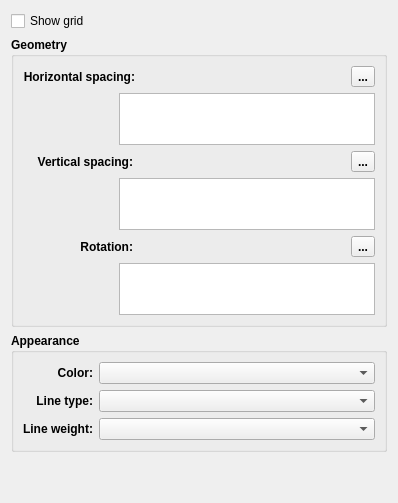
       <widget class="QWidget" name="grid_Page">
        <property name="sizePolicy">
         <sizepolicy hsizetype="Expanding" vsizetype="Preferred">
          <horstretch>0</horstretch>
          <verstretch>0</verstretch>
         </sizepolicy>
        </property>
        <layout class="QVBoxLayout" name="verticalLayout_Grid">
         <item>
          <widget class="QCheckBox" name="showGrid_CheckBox">
           <property name="text">
            <string>Show grid</string>
           </property>
           <property name="checked">
            <bool>false</bool>
           </property>
          </widget>
         </item>
         <item>
          <widget class="QGroupBox" name="gridGeometry_GroupBox">
           <property name="sizePolicy">
            <sizepolicy hsizetype="Expanding" vsizetype="Preferred">
             <horstretch>0</horstretch>
             <verstretch>0</verstretch>
            </sizepolicy>
           </property>
           <property name="font">
            <font>
             <pointsize>9</pointsize>
             <bold>true</bold>
            </font>
           </property>
           <property name="title">
            <string>Geometry</string>
           </property>
           <layout class="QVBoxLayout" name="verticalLayout_GridGeometry">
            <item>
             <layout class="QHBoxLayout" name="horizontalLayout_GridSpacingX">
              <item alignment="Qt::AlignLeft">
               <widget class="QLabel" name="gridSpacingX_Label">
                <property name="minimumSize">
                 <size>
                  <width>110</width>
                  <height>0</height>
                 </size>
                </property>
                <property name="text">
                 <string>Horizontal spacing:</string>
                </property>
                <property name="alignment">
                 <set>Qt::AlignRight|Qt::AlignTrailing|Qt::AlignVCenter</set>
                </property>
               </widget>
              </item>
              <item>
               <spacer name="horizontalSpacer_GridSpacingX">
                <property name="orientation">
                 <enum>Qt::Horizontal</enum>
                </property>
                <property name="sizeHint" stdset="0">
                 <size>
                  <width>40</width>
                  <height>20</height>
                 </size>
                </property>
               </spacer>
              </item>
              <item alignment="Qt::AlignRight">
               <widget class="QToolButton" name="gridSpacingX_PushButton">
                <property name="maximumSize">
                 <size>
                  <width>24</width>
                  <height>24</height>
                 </size>
                </property>
                <property name="toolTip">
                 <string>Formula wizard</string>
                </property>
                <property name="text">
                 <string notr="true">...</string>
                </property>
                <property name="icon">
                 <iconset resource="../../../../vmisc/share/resources/icon.qrc">
                  <normaloff>:/icon/24x24/fx.png</normaloff>:/icon/24x24/fx.png</iconset>
                </property>
                <property name="iconSize">
                 <size>
                  <width>24</width>
                  <height>24</height>
                 </size>
                </property>
               </widget>
              </item>
             </layout>
            </item>
            <item>
             <layout class="QFormLayout" name="formLayout_GridSpacingX">
              <item row="0" column="0">
               <spacer name="horizontalSpacer_GridSpacingX2">
                <property name="orientation">
                 <enum>Qt::Horizontal</enum>
                </property>
                <property name="sizeHint" stdset="0">
                 <size>
                  <width>90</width>
                  <height>20</height>
                 </size>
                </property>
               </spacer>
              </item>
              <item row="0" column="1">
               <widget class="QPlainTextEdit" name="gridSpacingXFormula_PlainTextEdit">
                <property name="maximumSize">
                 <size>
                  <width>16777215</width>
                  <height>52</height>
                 </size>
                </property>
                <property name="toolTip">
                 <string>Calculation</string>
                </property>
                <property name="frameShadow">
                 <enum>QFrame::Sunken</enum>
                </property>
                <property name="tabChangesFocus">
                 <bool>true</bool>
                </property>
               </widget>
              </item>
             </layout>
            </item>
            <item>
             <layout class="QHBoxLayout" name="horizontalLayout_GridSpacingY">
              <item alignment="Qt::AlignLeft">
               <widget class="QLabel" name="gridSpacingY_Label">
                <property name="minimumSize">
                 <size>
                  <width>110</width>
                  <height>0</height>
                 </size>
                </property>
                <property name="text">
                 <string>Vertical spacing:</string>
                </property>
                <property name="alignment">
                 <set>Qt::AlignRight|Qt::AlignTrailing|Qt::AlignVCenter</set>
                </property>
               </widget>
              </item>
              <item>
               <spacer name="horizontalSpacer_GridSpacingY">
                <property name="orientation">
                 <enum>Qt::Horizontal</enum>
                </property>
                <property name="sizeHint" stdset="0">
                 <size>
                  <width>40</width>
                  <height>20</height>
                 </size>
                </property>
               </spacer>
              </item>
              <item alignment="Qt::AlignRight">
               <widget class="QToolButton" name="gridSpacingY_PushButton">
                <property name="maximumSize">
                 <size>
                  <width>24</width>
                  <height>24</height>
                 </size>
                </property>
                <property name="toolTip">
                 <string>Formula wizard</string>
                </property>
                <property name="text">
                 <string notr="true">...</string>
                </property>
                <property name="icon">
                 <iconset resource="../../../../vmisc/share/resources/icon.qrc">
                  <normaloff>:/icon/24x24/fx.png</normaloff>:/icon/24x24/fx.png</iconset>
                </property>
                <property name="iconSize">
                 <size>
                  <width>24</width>
                  <height>24</height>
                 </size>
                </property>
               </widget>
              </item>
             </layout>
            </item>
            <item>
             <layout class="QFormLayout" name="formLayout_GridSpacingY">
              <item row="0" column="0">
               <spacer name="horizontalSpacer_GridSpacingY2">
                <property name="orientation">
                 <enum>Qt::Horizontal</enum>
                </property>
                <property name="sizeHint" stdset="0">
                 <size>
                  <width>90</width>
                  <height>20</height>
                 </size>
                </property>
               </spacer>
              </item>
              <item row="0" column="1">
               <widget class="QPlainTextEdit" name="gridSpacingYFormula_PlainTextEdit">
                <property name="maximumSize">
                 <size>
                  <width>16777215</width>
                  <height>52</height>
                 </size>
                </property>
                <property name="toolTip">
                 <string>Calculation</string>
                </property>
                <property name="frameShadow">
                 <enum>QFrame::Sunken</enum>
                </property>
                <property name="tabChangesFocus">
                 <bool>true</bool>
                </property>
               </widget>
              </item>
             </layout>
            </item>
            <item>
             <layout class="QHBoxLayout" name="horizontalLayout_GridRotation">
              <item alignment="Qt::AlignLeft">
               <widget class="QLabel" name="gridRotation_Label">
                <property name="minimumSize">
                 <size>
                  <width>110</width>
                  <height>0</height>
                 </size>
                </property>
                <property name="text">
                 <string>Rotation:</string>
                </property>
                <property name="alignment">
                 <set>Qt::AlignRight|Qt::AlignTrailing|Qt::AlignVCenter</set>
                </property>
               </widget>
              </item>
              <item>
               <spacer name="horizontalSpacer_GridRotation">
                <property name="orientation">
                 <enum>Qt::Horizontal</enum>
                </property>
                <property name="sizeHint" stdset="0">
                 <size>
                  <width>40</width>
                  <height>20</height>
                 </size>
                </property>
               </spacer>
              </item>
              <item alignment="Qt::AlignRight">
               <widget class="QToolButton" name="gridRotation_PushButton">
                <property name="maximumSize">
                 <size>
                  <width>24</width>
                  <height>24</height>
                 </size>
                </property>
                <property name="toolTip">
                 <string>Formula wizard</string>
                </property>
                <property name="text">
                 <string notr="true">...</string>
                </property>
                <property name="icon">
                 <iconset resource="../../../../vmisc/share/resources/icon.qrc">
                  <normaloff>:/icon/24x24/fx.png</normaloff>:/icon/24x24/fx.png</iconset>
                </property>
                <property name="iconSize">
                 <size>
                  <width>24</width>
                  <height>24</height>
                 </size>
                </property>
               </widget>
              </item>
             </layout>
            </item>
            <item>
             <layout class="QFormLayout" name="formLayout_GridRotation">
              <item row="0" column="0">
               <spacer name="horizontalSpacer_GridRotation2">
                <property name="orientation">
                 <enum>Qt::Horizontal</enum>
                </property>
                <property name="sizeHint" stdset="0">
                 <size>
                  <width>90</width>
                  <height>20</height>
                 </size>
                </property>
               </spacer>
              </item>
              <item row="0" column="1">
               <widget class="QPlainTextEdit" name="gridRotationFormula_PlainTextEdit">
                <property name="maximumSize">
                 <size>
                  <width>16777215</width>
                  <height>52</height>
                 </size>
                </property>
                <property name="toolTip">
                 <string>Calculation</string>
                </property>
                <property name="frameShadow">
                 <enum>QFrame::Sunken</enum>
                </property>
                <property name="tabChangesFocus">
                 <bool>true</bool>
                </property>
               </widget>
              </item>
             </layout>
            </item>
           </layout>
          </widget>
         </item>
         <item>
          <widget class="QGroupBox" name="gridAppearance_GroupBox">
           <property name="font">
            <font>
             <pointsize>9</pointsize>
             <bold>true</bold>
            </font>
           </property>
           <property name="title">
            <string>Appearance</string>
           </property>
           <layout class="QVBoxLayout" name="verticalLayout_GridAppearance">
            <item>
             <layout class="QFormLayout" name="formLayout_GridAppearance">
              <property name="labelAlignment">
               <set>Qt::AlignRight|Qt::AlignTrailing|Qt::AlignVCenter</set>
              </property>
              <item row="0" column="0">
               <widget class="QLabel" name="gridColor_Label">
                <property name="text">
                 <string>Color:</string>
                </property>
                <property name="alignment">
                 <set>Qt::AlignRight|Qt::AlignTrailing|Qt::AlignVCenter</set>
                </property>
               </widget>
              </item>
              <item row="0" column="1">
               <widget class="ColorComboBox" name="gridColor_ComboBox">
                <property name="sizePolicy">
                 <sizepolicy hsizetype="Expanding" vsizetype="Fixed">
                  <horstretch>0</horstretch>
                  <verstretch>0</verstretch>
                 </sizepolicy>
                </property>
                <property name="minimumSize">
                 <size>
                  <width>80</width>
                  <height>0</height>
                 </size>
                </property>
               </widget>
              </item>
              <item row="1" column="0">
               <widget class="QLabel" name="gridLineType_Label">
                <property name="text">
                 <string>Line type:</string>
                </property>
                <property name="alignment">
                 <set>Qt::AlignRight|Qt::AlignTrailing|Qt::AlignVCenter</set>
                </property>
               </widget>
              </item>
              <item row="1" column="1">
               <widget class="LineTypeComboBox" name="gridLineType_ComboBox">
                <property name="sizePolicy">
                 <sizepolicy hsizetype="Expanding" vsizetype="Fixed">
                  <horstretch>0</horstretch>
                  <verstretch>0</verstretch>
                 </sizepolicy>
                </property>
                <property name="minimumSize">
                 <size>
                  <width>80</width>
                  <height>0</height>
                 </size>
                </property>
               </widget>
              </item>
              <item row="2" column="0">
               <widget class="QLabel" name="gridLineWeight_Label">
                <property name="text">
                 <string>Line weight:</string>
                </property>
                <property name="alignment">
                 <set>Qt::AlignRight|Qt::AlignTrailing|Qt::AlignVCenter</set>
                </property>
               </widget>
              </item>
              <item row="2" column="1">
               <widget class="LineWeightComboBox" name="gridLineWeight_ComboBox">
                <property name="sizePolicy">
                 <sizepolicy hsizetype="Expanding" vsizetype="Fixed">
                  <horstretch>0</horstretch>
                  <verstretch>0</verstretch>
                 </sizepolicy>
                </property>
                <property name="minimumSize">
                 <size>
                  <width>80</width>
                  <height>0</height>
                 </size>
                </property>
               </widget>
              </item>
             </layout>
            </item>
           </layout>
          </widget>
         </item>
         <item>
          <spacer name="verticalSpacer_Grid">
           <property name="orientation">
            <enum>Qt::Vertical</enum>
           </property>
           <property name="sizeHint" stdset="0">
            <size>
             <width>20</width>
             <height>40</height>
            </size>
           </property>
          </spacer>
         </item>
        </layout>
       </widget>
